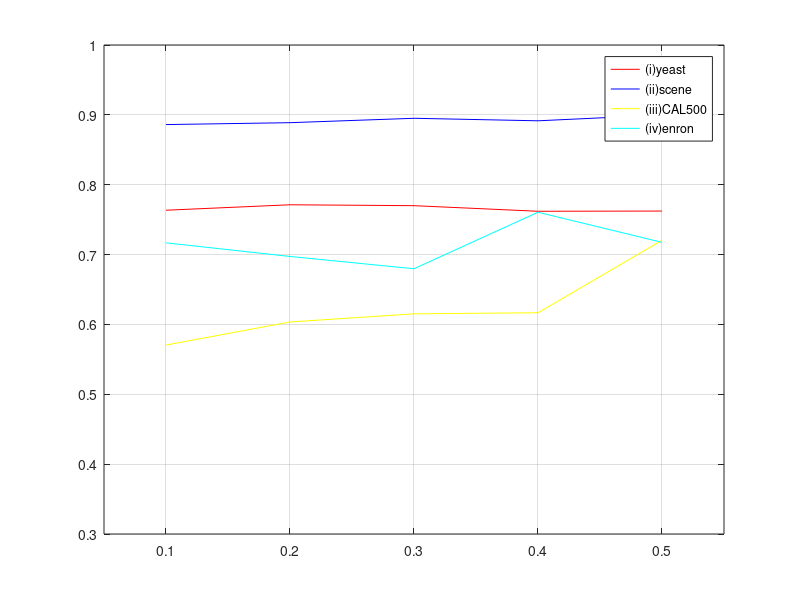

Source code (MATLAB):
%{
newdata = [];
newtarget = [];
for i =1:1:925
    [temp,col] = size(data{i});
    if(col == 33501)
        newdata = [newdata;data{i}];
        newtarget = [newtarget;target(i,:)];
    end
end
%}
ratio = [0.1,0.2,0.3,0.4,0.5];
YHLoss = [0.1953,0.1958,0.1899,0.1901,0.1915];
SHLoss = [0.0747,0.0718,0.0748,0.0752,0.0694];
CHLoss = [0.1286,0.1176,0.1173,0.1126,0.0849];
EHLoss = [0.0454,0.0468,0.0478,0.0384,0.0441];
YRLoss = [0.1681,0.1632,0.1611,0.1653,0.1641];
SRLoss = [0.0624,0.0595,0.0584,0.0612,0.0548];
CRLoss = [0.1606,0.1394,0.1372,0.1364,0.1026];
ERLoss = [0.0710,0.0717,0.0805,0.0567,0.0689];
YOE = [0.2251,0.2182,0.2247,0.2317,0.2425];
SOE = [0.1952,0.1906,0.1774,0.1811,0.1682];
COE = [0.1059,0.2757,0.0564,0.1153,0.0530];
EOE = [0.2330,0.2646,0.2444,0.1668,0.1822];
YCO = [0.4522,0.4567,0.4444,0.4436,0.4467];
SCO = [0.0669,0.0615,0.0637,0.0687,0.0594];
CCO  = [0.7542,0.6815,0.6849,0.6734,0.5758];
ECO = [0.2159,0.2088,0.2289,0.1752,0.2036];
YAV = [0.7635,0.7713,0.7700,0.7620,0.7623];
SAV = [0.8861,0.8888,0.8951,0.8915,0.8998];
CAV = [0.5705,0.6035,0.6152,0.6167,0.7204];
EAV = [0.7168,0.6973,0.6797,0.7606,0.7175];

plot(ratio,YAV,'r-');
hold on;
plot(ratio,SAV,'b-');
hold on;
plot(ratio,CAV,'y-');
hold on;
plot(ratio,EAV,'c-');
hold on;
grid on;
axis([0.05 0.55 0.3 1]);
legend('(i)yeast','(ii)scene', '(iii)CAL500','(iv)enron');
